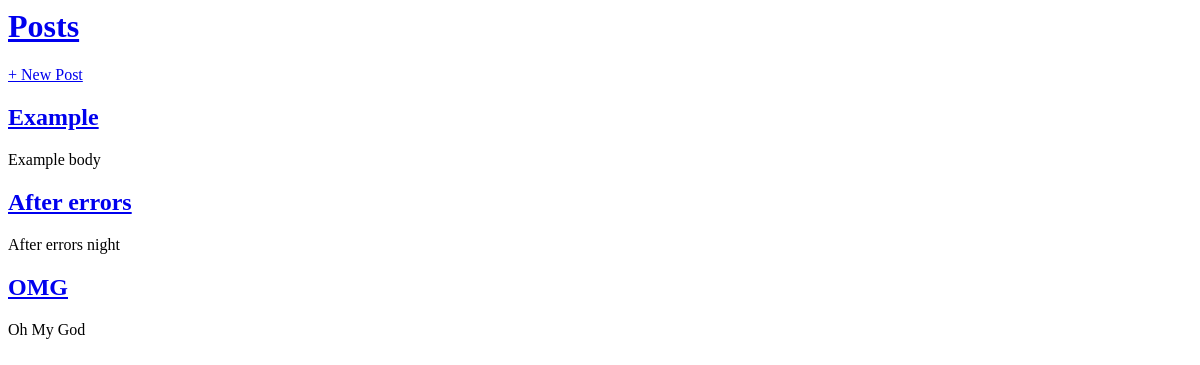
Before: / with the older database file.
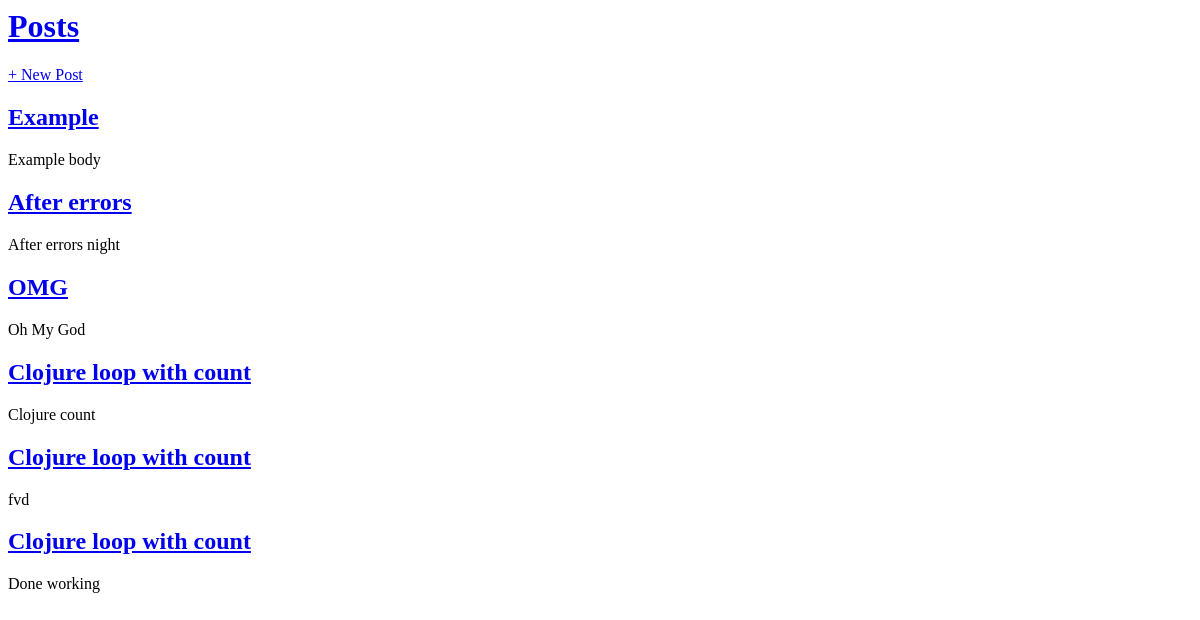
After: the same page with the newer database file.
### hippo/models.py (models this page shows, shortened)
class Post(models.Model):
    title = models.CharField(max_length=200)
    body = models.TextField()

### hippo/views.py (the view)
# urls.py: urlpatterns = [path('', HomePageView.as_view(), name='home'),
class HomePageView(ListView):
    template_name = "home.html"
    model = Post
    context_object_name = "posts"

### templates/home.html
{% extends 'base.html' %}
{% block content %}
    {% for post in object_list %}
        <div class="post-entry">
            <h2><a href="{% url 'post_detail' post.pk %}">{{ post.title }}</a></h2>
            <p class="body"> {{ post.body }}</p>
        </div>
    {% endfor %}
{% endblock content %}

### templates/base.html (shortened to what this page needs)
{% load static %}
<html lang="en">
<head>
    <link href="{% static 'css/base.css' %}" rel="stylesheet">
</head>
<body>
<div>
    <header>
        <div class="nav-left">
            <h1><a href="{% url 'home' %}">Posts</a></h1>
        </div>
        <div class="nav-right">
            <a href="{% url 'add_post' %}">+ New Post</a>
        </div>
    </header>
    {% block content %}
    {% endblock content %}
</div>
</body>
</html>

Changed rows visible on the page:
added Post: title "Clojure loop with count", body "Clojure count"
added Post: title "Clojure loop with count", body "fvd"
added Post: title "Clojure loop with count", body "Done working"
